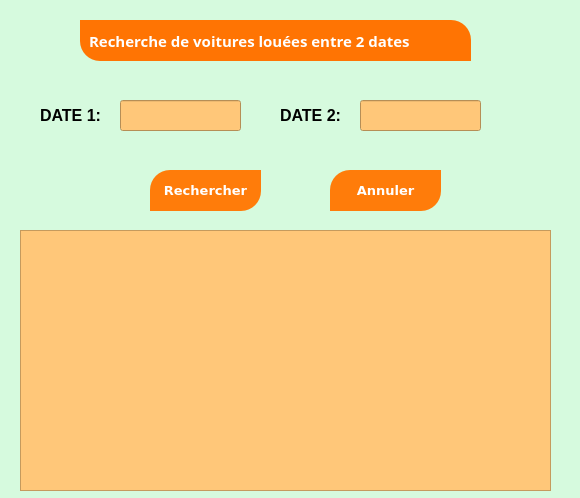
<?xml version="1.0" encoding="UTF-8"?>
<ui version="4.0">
 <class>Form</class>
 <widget class="QWidget" name="Form">
  <property name="geometry">
   <rect>
    <x>0</x>
    <y>0</y>
    <width>580</width>
    <height>498</height>
   </rect>
  </property>
  <property name="windowTitle">
   <string>Form</string>
  </property>
  <property name="styleSheet">
   <string notr="true">background-color: rgb(214, 250, 222);</string>
  </property>
  <widget class="QLabel" name="label">
   <property name="geometry">
    <rect>
     <x>80</x>
     <y>20</y>
     <width>391</width>
     <height>41</height>
    </rect>
   </property>
   <property name="font">
    <font>
     <family>Montserrat</family>
     <pointsize>11</pointsize>
     <weight>75</weight>
     <bold>true</bold>
    </font>
   </property>
   <property name="styleSheet">
    <string notr="true">color:white;
background-color: rgb(255, 116, 3);
text-align:center;
padding:5px;
border-top-right-radius: 20px;
border-bottom-left-radius: 20px;</string>
   </property>
   <property name="text">
    <string>Recherche de voitures louées entre 2 dates</string>
   </property>
  </widget>
  <widget class="QPushButton" name="pushButton">
   <property name="geometry">
    <rect>
     <x>150</x>
     <y>170</y>
     <width>111</width>
     <height>41</height>
    </rect>
   </property>
   <property name="font">
    <font>
     <family>Verdana</family>
     <pointsize>10</pointsize>
     <weight>75</weight>
     <bold>true</bold>
    </font>
   </property>
   <property name="styleSheet">
    <string notr="true">
color:white;
background-color: rgb(255, 124, 10);

padding:5px;
border-top-left-radius: 20px;
border-bottom-right-radius: 20px;</string>
   </property>
   <property name="text">
    <string>Rechercher</string>
   </property>
  </widget>
  <widget class="QPushButton" name="pushButton_2">
   <property name="geometry">
    <rect>
     <x>330</x>
     <y>170</y>
     <width>111</width>
     <height>41</height>
    </rect>
   </property>
   <property name="font">
    <font>
     <family>Verdana</family>
     <pointsize>10</pointsize>
     <weight>75</weight>
     <bold>true</bold>
    </font>
   </property>
   <property name="styleSheet">
    <string notr="true">
color:white;
background-color: rgb(255, 124, 10);

padding:5px;
border-top-left-radius: 20px;
border-bottom-right-radius: 20px;</string>
   </property>
   <property name="text">
    <string>Annuler</string>
   </property>
  </widget>
  <widget class="QLineEdit" name="lineEdit">
   <property name="geometry">
    <rect>
     <x>120</x>
     <y>100</y>
     <width>121</width>
     <height>31</height>
    </rect>
   </property>
   <property name="font">
    <font>
     <pointsize>10</pointsize>
    </font>
   </property>
   <property name="styleSheet">
    <string notr="true">background-color: rgb(255, 199, 121);</string>
   </property>
  </widget>
  <widget class="QLabel" name="label_2">
   <property name="geometry">
    <rect>
     <x>280</x>
     <y>100</y>
     <width>71</width>
     <height>31</height>
    </rect>
   </property>
   <property name="font">
    <font>
     <pointsize>12</pointsize>
     <weight>75</weight>
     <bold>true</bold>
    </font>
   </property>
   <property name="text">
    <string>DATE 2:</string>
   </property>
  </widget>
  <widget class="QLabel" name="label_4">
   <property name="geometry">
    <rect>
     <x>40</x>
     <y>100</y>
     <width>71</width>
     <height>31</height>
    </rect>
   </property>
   <property name="font">
    <font>
     <pointsize>12</pointsize>
     <weight>75</weight>
     <bold>true</bold>
    </font>
   </property>
   <property name="text">
    <string>DATE 1:</string>
   </property>
  </widget>
  <widget class="QLineEdit" name="lineEdit_2">
   <property name="geometry">
    <rect>
     <x>360</x>
     <y>100</y>
     <width>121</width>
     <height>31</height>
    </rect>
   </property>
   <property name="font">
    <font>
     <pointsize>10</pointsize>
    </font>
   </property>
   <property name="styleSheet">
    <string notr="true">background-color: rgb(255, 199, 121);</string>
   </property>
  </widget>
  <widget class="QLabel" name="label_5">
   <property name="geometry">
    <rect>
     <x>500</x>
     <y>40</y>
     <width>71</width>
     <height>61</height>
    </rect>
   </property>
   <property name="styleSheet">
    <string notr="true">image: url(:/newPrefix/reche.jpg);</string>
   </property>
   <property name="text">
    <string/>
   </property>
  </widget>
  <widget class="QTextEdit" name="textEdit">
   <property name="geometry">
    <rect>
     <x>20</x>
     <y>230</y>
     <width>531</width>
     <height>261</height>
    </rect>
   </property>
   <property name="styleSheet">
    <string notr="true">background-color: rgb(255, 199, 121);</string>
   </property>
  </widget>
 </widget>
 <resources>
  <include location="mmm.qrc"/>
 </resources>
 <connections/>
</ui>
